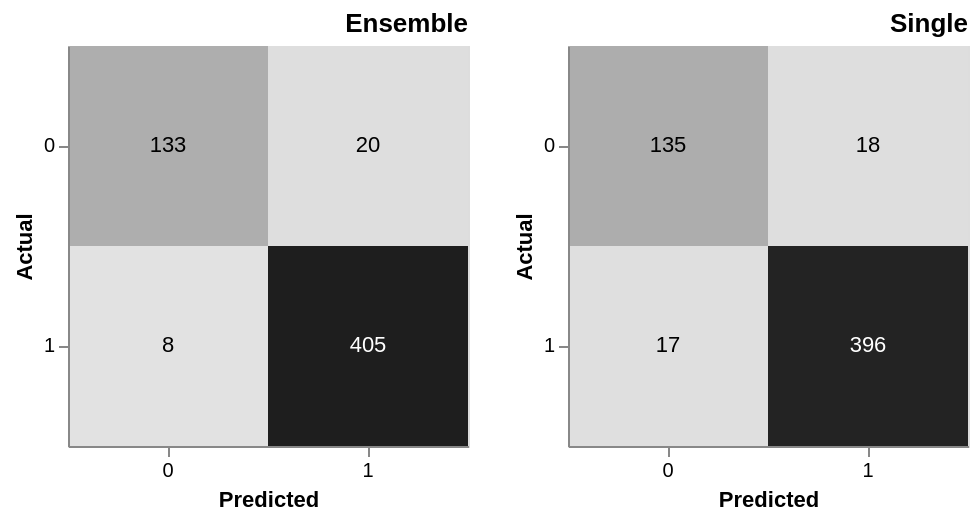

The cell this chart's notebook holds for it:
### Code cell
# Example dictionary
cm_dict = {
    'Ensemble': ensemble_score,
    'Single': single_score
}

# Convert to long-format DataFrame for Altair
rows = []
for model, counts in cm_dict.items():
    # Confusion matrix: rows=True label, columns=Predicted label
    cm_matrix = pd.DataFrame([[counts['TP'], counts['FN']],
                              [counts['FP'], counts['TN']]],
                             index=['1', '0'],
                             columns=['1', '0'])
    cm_long = cm_matrix.reset_index().melt(id_vars='index')
    cm_long.columns = ['Actual', 'Predicted', 'Count']
    cm_long['Model'] = model
    rows.append(cm_long)

df_cm = pd.concat(rows, ignore_index=True)

charts = {}
for model in cm_dict.keys():
    sub_df = df_cm[df_cm['Model'] == model]
    # Altair heatmap
    heatmap = alt.Chart(sub_df).mark_rect().encode(
        x=alt.X('Predicted:N', title='Predicted', axis=alt.Axis(labelAngle=0)),
        y=alt.Y('Actual:N', title='Actual'),
        color=alt.Color('Count:Q', scale=alt.Scale(scheme='greys'), legend=None),
    ).properties(
        width=200, 
        height=200,
        title=alt.TitleParams(model, anchor='end', orient='top', angle=0)  # Add Left-side title
    )

    # Add text labels
    text = alt.Chart(sub_df).mark_text(color='black').encode(
        x='Predicted:N',
        y='Actual:N',
        text='Count:Q',
        color=alt.condition(
        alt.datum.Count > 200,   # condition
        alt.value('white'),  # if True
        alt.value('black')  # if False
    )
    )

    chart = (heatmap + text)
    charts[model] = chart

cm_chart = alt.hconcat(*charts.values())
cm_chart

### Figure 1 — Vega-Lite specification as saved in the notebook (floating-point values rounded to 4 significant figures)
{"config": {"view": {"continuousWidth": 300, "continuousHeight": 300}}, "hconcat": [{"layer": [{"mark": {"type": "rect"}, "encoding": {"color": {"field": "Count", "legend": null, "scale": {"scheme": "greys"}, "type": "quantitative"}, "x": {"axis": {"labelAngle": 0}, "field": "Predicted", "title": "Predicted", "type": "nominal"}, "y": {"field": "Actual", "title": "Actual", "type": "nominal"}}, "title": {"text": "Ensemble", "anchor": "end", "angle": 0, "orient": "top"}}, {"mark": {"type": "text", "color": "black"}, "encoding": {"color": {"condition": {"test": "(datum.Count > 200)", "value": "white"}, "value": "black"}, "text": {"field": "Count", "type": "quantitative"}, "x": {"field": "Predicted", "type": "nominal"}, "y": {"field": "Actual", "type": "nominal"}}}], "data": {"name": "data-3cd582772a88f8d6c2fd4ee98c8ce389"}, "height": 200, "width": 200}, {"layer": [{"mark": {"type": "rect"}, "encoding": {"color": {"field": "Count", "legend": null, "scale": {"scheme": "greys"}, "type": "quantitative"}, "x": {"axis": {"labelAngle": 0}, "field": "Predicted", "title": "Predicted", "type": "nominal"}, "y": {"field": "Actual", "title": "Actual", "type": "nominal"}}, "title": {"text": "Single", "anchor": "end", "angle": 0, "orient": "top"}}, {"mark": {"type": "text", "color": "black"}, "encoding": {"color": {"condition": {"test": "(datum.Count > 200)", "value": "white"}, "value": "black"}, "text": {"field": "Count", "type": "quantitative"}, "x": {"field": "Predicted", "type": "nominal"}, "y": {"field": "Actual", "type": "nominal"}}}], "data": {"name": "data-0a13cef1382c85961861bed0e9026285"}, "height": 200, "width": 200}], "$schema": "https://vega.github.io/schema/vega-lite/v5.17.0.json", "datasets": {"data-3cd582772a88f8d6c2fd4ee98c8ce389": [{"Actual": "1", "Predicted": "1", "Count": 405, "Model": "Ensemble"}, {"Actual": "0", "Predicted": "1", "Count": 20, "Model": "Ensemble"}, {"Actual": "1", "Predicted": "0", "Count": 8, "Model": "Ensemble"}, {"Actual": "0", "Predicted": "0", "Count": 133, "Model": "Ensemble"}], "data-0a13cef1382c85961861bed0e9026285": [{"Actual": "1", "Predicted": "1", "Count": 396, "Model": "Single"}, {"Actual": "0", "Predicted": "1", "Count": 18, "Model": "Single"}, {"Actual": "1", "Predicted": "0", "Count": 17, "Model": "Single"}, {"Actual": "0", "Predicted": "0", "Count": 135, "Model": "Single"}]}}
